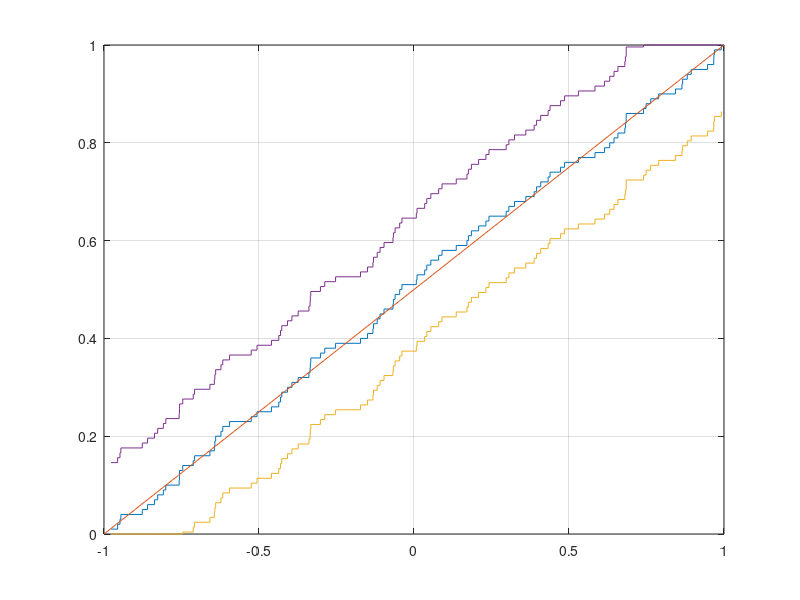

Write the MATLAB code that produced this figure.
pkg load statistics;
clc;
clear;

x = -1;
y = 1;

n = 100;
m = 1;
v = sort(unifrnd(x, y, n, m));

Fn = 1 / n : 1 / n : 1;
Fx = -1 : 1 / n : 1;
F = unifcdf(Fx, x, y);
[a, b] = stairs(v, Fn);


d = 1.36 / sqrt(n);

b1 = max(0, b - d);
b2 = min(1, b + d);
plot(a, b, Fx, F, a, b1, a, b2), grid;